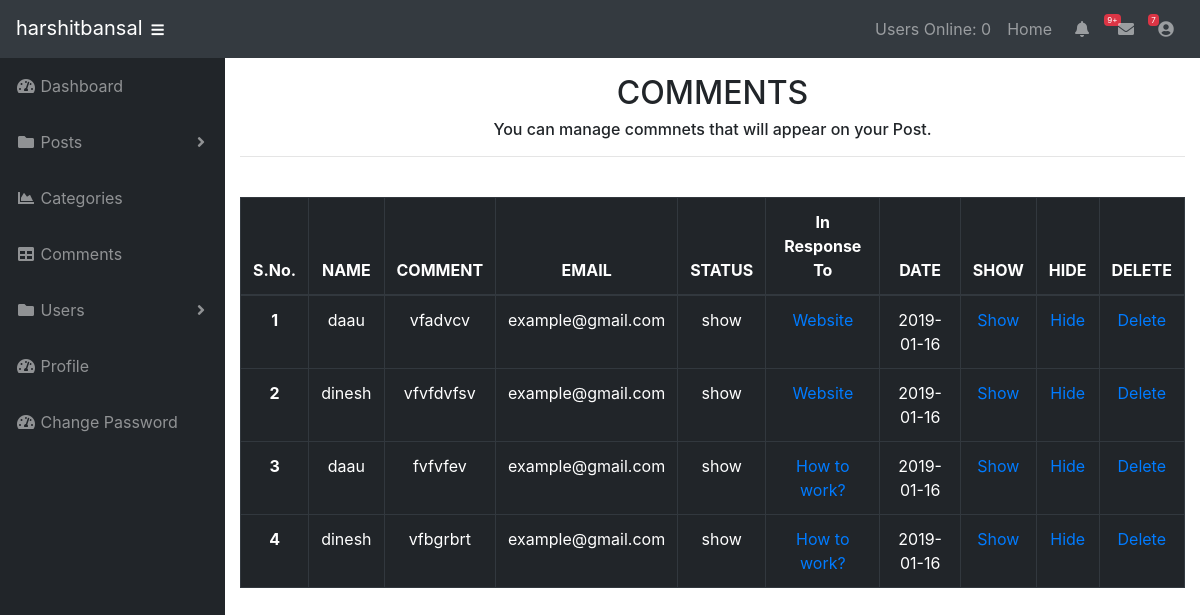
Page /admin/comments.php (signed in) on the earlier database version.
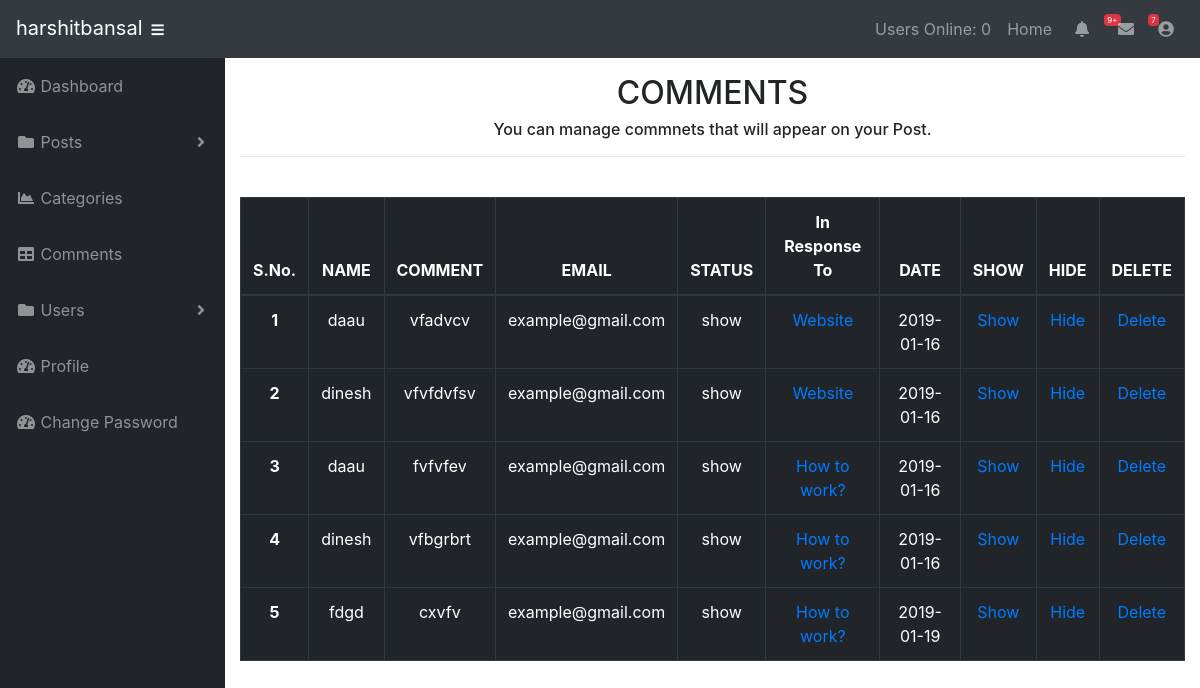
Same page on the later database version.
### tables this page shows
CREATE TABLE `comments` (
  `comment_id` int(3) NOT NULL,
  `comment_post_id` int(3) NOT NULL,
  `comment_author` varchar(255) NOT NULL,
  `comment_email` varchar(255) NOT NULL,
  `comment_content` text NOT NULL,
  `comment_status` varchar(255) NOT NULL,
  `comment_date` date NOT NULL
);

CREATE TABLE `posts` (
  `post_id` int(3) NOT NULL,
  `post_category_id` int(3) NOT NULL,
  `post_title` varchar(255) NOT NULL,
  `post_user` varchar(255) NOT NULL,
  `post_date` date NOT NULL,
  `post_image` text NOT NULL,
  `post_content` text NOT NULL,
  `post_tags` varchar(255) NOT NULL,
  `post_comment_count` int(11) NOT NULL,
  `post_status` varchar(255) NOT NULL DEFAULT 'draft',
  `post_views_count` int(11) NOT NULL
);

### admin/functions.php (the view, shortened to what this page needs)
<?php
function viewAllComments(){
    global $connection;
    $serial=0;
    $query = "SELECT * FROM comments";
    $select_all_comments_query = mysqli_query($connection,$query);
    while($row = mysqli_fetch_assoc($select_all_comments_query)){
       $comment_id = $row['comment_id'];
       $comment_post_id = $row['comment_post_id'];
       $comment_author = $row['comment_author'];
       $comment_content = $row['comment_content'];
       $comment_email = $row['comment_email'];
       $comment_status = $row['comment_status'];
       $comment_date = $row['comment_date'];
      echo "<tr>";
      $serial=$serial+1;
      echo "<th scope='row'>$serial</th>";
      echo "<td>$comment_author</td>";
      echo "<td>$comment_content</td>";
      echo "<td>$comment_email</td>";
      echo "<td>$comment_status</td>";
      $query = "SELECT * FROM posts WHERE post_id = $comment_post_id ";
      $select_post_id_query = mysqli_query($connection,$query);
      while($row = mysqli_fetch_assoc($select_post_id_query)){
          $post_id = $row['post_id'];
          $post_title = $row['post_title'];
          echo "<td><a href='../post.php?p_id=$post_id'>$post_title</a></td>";
      }
      echo "<td>$comment_date</td>";
      echo "<td><a href='comments.php?show=$comment_id'>Show</td>";
      echo "<td><a href='comments.php?hide=$comment_id'>Hide</td>";
      echo "<td><a href='comments.php?delete=$comment_id'>Delete</td>";
      echo "</tr>";
    }
}
?>

Differences in the rows shown:
added comments: comment_author "fdgd", comment_content "cxvfv", comment_email "example@gmail.com", comment_status "show", comment_date "2019-01-19", posts (post_title "How to work?")
